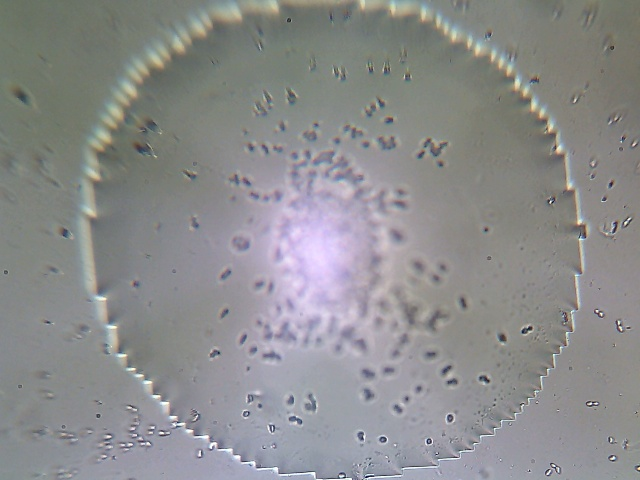
#> input picture Input/ENSAYO1_1.jpg, 640 x 480 px; its folder holds 5 pictures in this run
$ python area_detector.py
#> lines starting #> are read from the running program, lines starting #| are printed output that depends on the picture
#%%
"""
Universidad Nacional del Sur (UNS)
Departamento de Ingenieria electrica y de computadoras
Laboratorio de ciencias de las imagenes (LCI)
@authors: Steven Martinez, Nicolas Parma
Version: 30 Mayo 2022
Environment: Python 3.9.7 (miniconda)
"""
#%%
# Librerias
import numpy as np
import matplotlib.pyplot as plt
import pandas as pd
from skimage.color import rgb2gray
from skimage.filters import gaussian
from skimage.segmentation import active_contour
import imageio
import glob
import os
import re
#%%
def key_func(x):
    pat = re.compile("(\d+)\D*$")
    mat = pat.search(os.path.split(x)[-1]) # match last group of digits
    if mat is None:
        return x
    return "{:>10}".format(mat.group(1)) # right align to 10 digits.

# Implementación de la formula de Shoelace para obtener el area de un conjunto de puntos en el plano
def PolyArea(x,y):
    return 0.5*np.abs(np.dot(x,np.roll(y,1))-np.dot(y,np.roll(x,1)))

# Centros y radios del contorno de inicialización (unidades en pixeles)
def center_0(url):
    img = imageio.imread(url)
    img = rgb2gray(img)
    shape = img.shape
    cx = shape[1]//2 + 10
    cy = shape[0]//2 - 15
    return cx, cy

def draw_circle(url):
    cx, cy = center_0(url)
    radInit = 210
    #Alpha depende de la cantidad de puntos, se crea la circunferencia inicial
    s = np.linspace(0, 2*np.pi, 800)
    r = cy + radInit * np.sin(s)
    c = cx + radInit * np.cos(s)
    init = np.array([r, c]).T
    #Radio de la probeta en pixeles (distinto al de inicialización para obtener mejores resultados)
    radTest = 240
    rprob = cy + radTest * np.sin(s)
    cprob = cx + radTest * np.cos(s)
    prob = np.array([rprob, cprob]).T
    #Area en pixeles de la probeta
    areaTestTube = np.pi * (radTest)**2
    return init, prob, areaTestTube

# Obtener contorno y area del poligono encontrado
def contour(url, image, alpha, beta, gamma):

    #Condiciones reales de la probeta
    cx, cy = center_0(url)
    MradTestTube = 350
    MareaTestTube = np.pi * (MradTestTube)**2 #Area de la probeta

    init,_,areaTestTube = draw_circle(url)
    snake = active_contour(image,init, alpha=alpha, beta=beta, gamma = gamma,convergence=0.000001,max_num_iter=5000)
    areaSnake = PolyArea(snake[:,0],snake[:,1])
    radEquiv = np.sqrt(areaSnake/np.pi)
    s = np.linspace(0, 2 * np.pi, 800)
    er = cy + radEquiv * np.sin(s)
    ec = cx + radEquiv * np.cos(s)
    equivCircle = np.array([er, ec]).T

    MareaSnake = areaSnake * MareaTestTube/areaTestTube #Ajuste a escala real de la probeta
    MradEquiv = np.sqrt(MareaSnake/np.pi)
    return snake, areaSnake, equivCircle, MareaSnake, MradEquiv

# alppha, beta, gamma y smoothing, son parametros de ajuste del algoritmo
# Sus valores varian en base a pruebas empiricas con las imagenes

def main(folder_input, name_im, folder_output, alpha_1, alpha_2, beta_1, beta_2, gamma_1, gamma_2, smoothing, figure=True):

    url = folder_input + '/' + name_im
    init, prob, _ = draw_circle(url)
#> in center_0, img is the input picture: shape (480, 640, 3); mean R, G, B 140, 140.4, 140.9
#> in center_0, `img = rgb2gray(img)`:
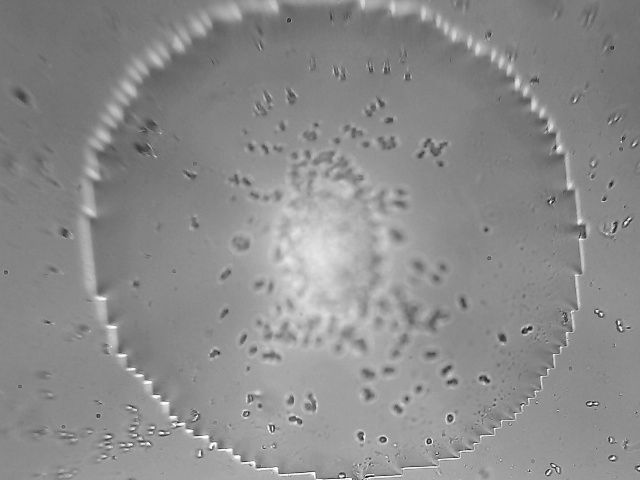
#> img: shape (480, 640) float64; min 0.0351, max 1, mean 0.55
    cx, cy = center_0(url)
#> cx = 330; cy = 225

    #Las unidades se encuentran en micrómetros
    MradTestTube = 350
    MareaTestTube = np.pi*(MradTestTube)**2
    MareaTestTube = np.round(MareaTestTube,2)
    print(f"Área de la probeta (um): {MareaTestTube}")

    imglist = []
    arealist = []
    radEquivlist = []
    path = folder_input + '/*.*' #Batch
    img_number = 1
    #Iteración por nombre consecutivo de las imagenes
    for file in sorted(glob.glob(path),key = key_func):

        if img_number < 10:
            alpha = alpha_1
            beta = beta_1
            gamma = gamma_1
        else:
            alpha = alpha_2
            beta = beta_2
            gamma = gamma_2

        img = imageio.imread(file)
        img = rgb2gray(img)

        gimage = gaussian(img, smoothing)
        snake, areaSnake, equivCircle, MareaSnake, MradEquiv = contour(url, gimage, alpha, beta, gamma)
#> in contour, `snake = active_contour(image,init, alpha=alpha, beta=beta, gamma = gam..`: snake = 800 pairs, first value 130.8 to 315.9, second value 249.3 to 394
#> in contour, `areaSnake = PolyArea(snake[:,0],snake[:,1])`: areaSnake = 18502.8
#> in contour, `radEquiv = np.sqrt(areaSnake/np.pi)`: radEquiv = 76.74
#> in contour, `er = cy + radEquiv * np.sin(s)`: er = 800 values, max 301.7 at index 200, min 148.3 at index 599, mean 225
#> in contour, `ec = cx + radEquiv * np.cos(s)`: ec = 800 values, max 406.7 at index 0, min 253.3 at index 399, mean 330.1
#> in contour, `equivCircle = np.array([er, ec]).T`: equivCircle = 800 pairs, first value 148.3 to 301.7, second value 253.3 to 406.7
#> in contour, `MareaSnake = areaSnake * MareaTestTube/areaTestTube`: MareaSnake = 39350.6
#> in contour, `MradEquiv = np.sqrt(MareaSnake/np.pi)`: MradEquiv = 111.9
#> areaSnake = 18502.8; MareaSnake = 39350.6; MradEquiv = 111.9
        # Si el contorno anterior es mayor o menor a un 50% se corrige el valor de alpha
        if (img_number > 1) and (MareaSnake < 0.5*arealist[-1]) and (MareaSnake > 3000):
            alpha -= 0.1
           # print(f"Area nueva menor al 50% de la anterior, alpha: {alpha} para {file}")
            snake, areaSnake, equivCircle, MareaSnake, MradEquiv = contour(url, gimage, alpha, beta, gamma)
        elif MareaSnake <= 3000:
            alpha = alpha/2
          #  print(f"Area anterior menor a 3000, alpha: {alpha} para {file}")
            snake, areaSnake, equivCircle, MareaSnake, MradEquiv = contour(url, gimage, alpha, beta, gamma)
        elif (img_number > 1) and (MareaSnake > 1.5*arealist[-1]):
            alpha += 0.1
          #  print(f"Area nueva mayor al 150% de la anterior, alpha: {alpha} para {file}")
            snake, areaSnake, equivCircle, MareaSnake, MradEquiv = contour(url, gimage, alpha, beta, gamma)

        MareaSnake = np.round(MareaSnake, 2)
        MradEquiv = np.round(MradEquiv, 2)
        print(f'Área del contorno (um): {MareaSnake} para '
                                                        + 'deteccion' + str(img_number)+'.jpg')
#| Área del contorno (um): 39350.64 para deteccion1.jpg

        # Figuras
        if figure:

            font = {'family': 'serif',
            'color':  'white',
            'weight': 'bold',
            'size': 10,}

            #plt.ioff()
            fig, ax = plt.subplots(figsize=(7, 7), dpi=90)
            ax.scatter(cx,cy, lw = 1,c = '#ffffff')
            ax.imshow(gimage, cmap=plt.cm.gray)
            ax.plot(init[:, 1], init[:, 0], '--r', lw=3)
            ax.plot(snake[:, 1], snake[:, 0], '-b', lw=3)
            ax.plot(equivCircle[:, 1], equivCircle[:, 0], '--g', lw=3)
            ax.plot(prob[:, 1], prob[:, 0], 'go--', lw=3)
            ax.text(7, 20, 'Radio um = '+ str(MradEquiv), fontdict=font)
            ax.text(7, img.shape[0] - 20, 'Área um2 = '+str(MareaSnake), fontdict=font)
            ax.set_xticks([]), ax.set_yticks([])
            ax.axis([0, img.shape[1], img.shape[0], 0])
            fig.savefig(folder_output + '/deteccion'+str(img_number)+'.jpg',bbox_inches="tight")
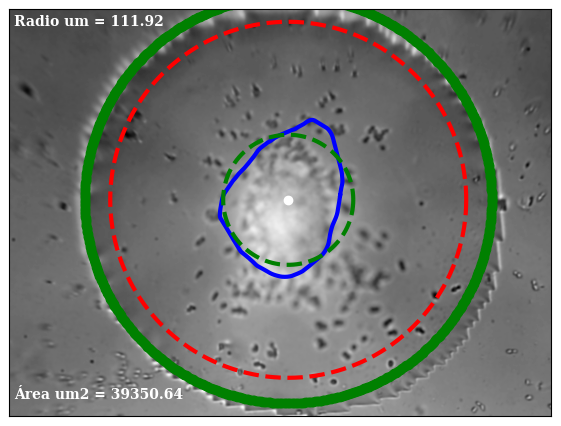
#> figure drawn by matplotlib, 1 panel
            plt.close(fig)
            #plt.show()

        imglist.append(file)
        arealist.append(MareaSnake)
        radEquivlist.append(MradEquiv)
        img_number += 1

    # Exportar datos a excel
        data = pd.DataFrame({'Nombre': imglist,'Area um^2':arealist,'radio eq um':radEquivlist})
#> data = table of 1 rows and 3 columns
        file_name = folder_output + '/' + 'Output.xlsx'
#> (the run stopped early here; a loop or call above may not have finished)
